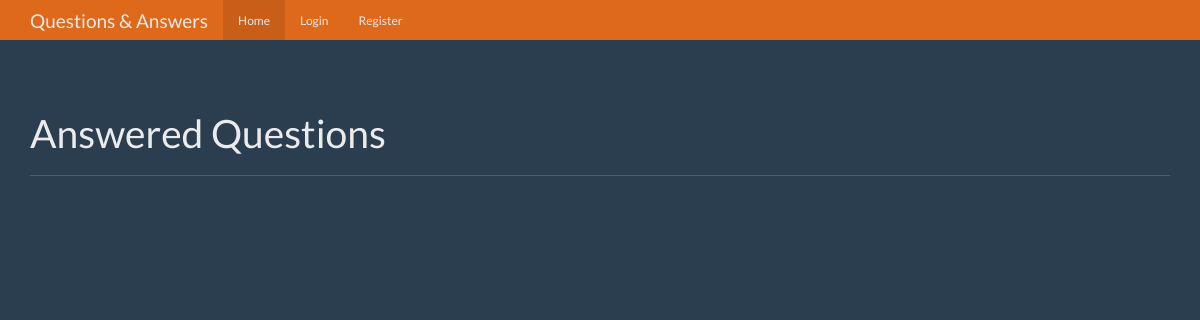
The app's page /, older data.
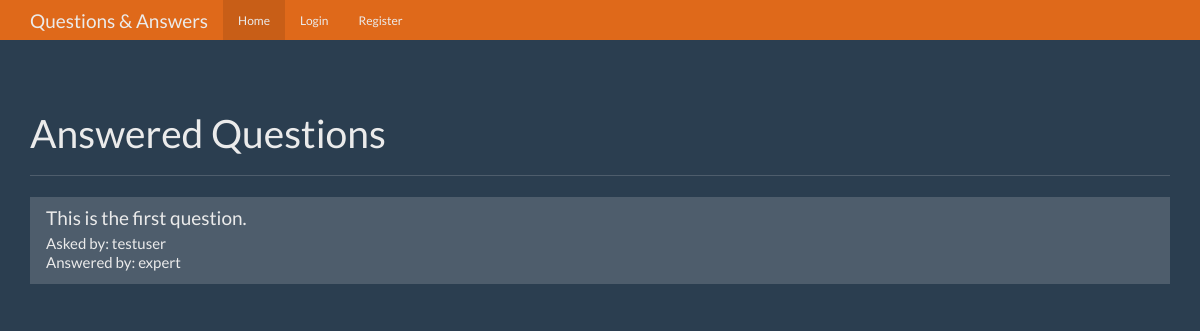
The same page, newer data.
### tables this page shows
CREATE TABLE questions (
    id integer primary key autoincrement,
    question_text text not null,
    answer_text text,
    asked_by_id integer not null,
    expert_id integer not null
);

CREATE TABLE users (
    id integer primary key autoincrement,
    name text not null,
    password text not null,
    expert boolean not null,
    admin boolean not null
);

### app.py (the view)
@app.route('/')
def index():
    user = get_current_user()
    db = get_db()
    questions_cur = db.execute('''select
                                        questions.id as question_id,
                                        question_text,
                                        asker.name as asker_name,
                                        expert.name as expert_name
                                 from questions
                                 join users as asker on asker.id = questions.asked_by_id
                                 join users as expert on expert.id = questions.expert_id
                                 where questions.answer_text is not null''')
    questions_results = questions_cur.fetchall()
    return render_template('home.html', user=user, questions=questions_results)

### app.py (called while the page is built)
def get_current_user():
    user_result = None
    if 'user' in session:
        user = session['user']
        db = get_db()
        user_cur = db.execute('select id, name, password, expert, admin from users where name = ?', [user])
        user_result = user_cur.fetchone()
    return user_result

### database.py (called while the page is built)
def connect_db():
    sql = sqlite3.connect('questions.db')
    sql.row_factory = sqlite3.Row
    return sql

def get_db():
    if not hasattr(g, 'sqlite_db'):
        g.sqlite_db = connect_db()
    return g.sqlite_db

### templates/home.html (shortened to what this page needs)
{% extends "base.html" %}
{% from "show_links.html" import show_links %}
{% block nav %}
    {{ show_links(user) }}
{% endblock %}
{% block body %}
    <div class="page-header">
        <h1>Answered Questions</h1>
    </div>
    <div class="row">
        <div class="col-lg-12">
            <div class="list-group">
                {% for question in questions %}
                    <a href="{{ url_for('question', question_id=question['question_id']) }}" class="list-group-item">
                        <h4 class="list-group-item-heading">{{ question['question_text'] }}</h4>
                        <p class="list-group-item-text">Asked by: {{ question['asker_name'] }}</p>
                        <p class="list-group-item-text">Answered by: {{ question['expert_name'] }}</p>
                    </a>
                {% endfor %}
            </div>
        </div>
    </div>
    </div>
{% endblock %}

Row changes from the older to the newer data that the page shows:
now on this page (row edited): questions: question_text "This is the first question.", asker_name "testuser", expert_name "expert"
